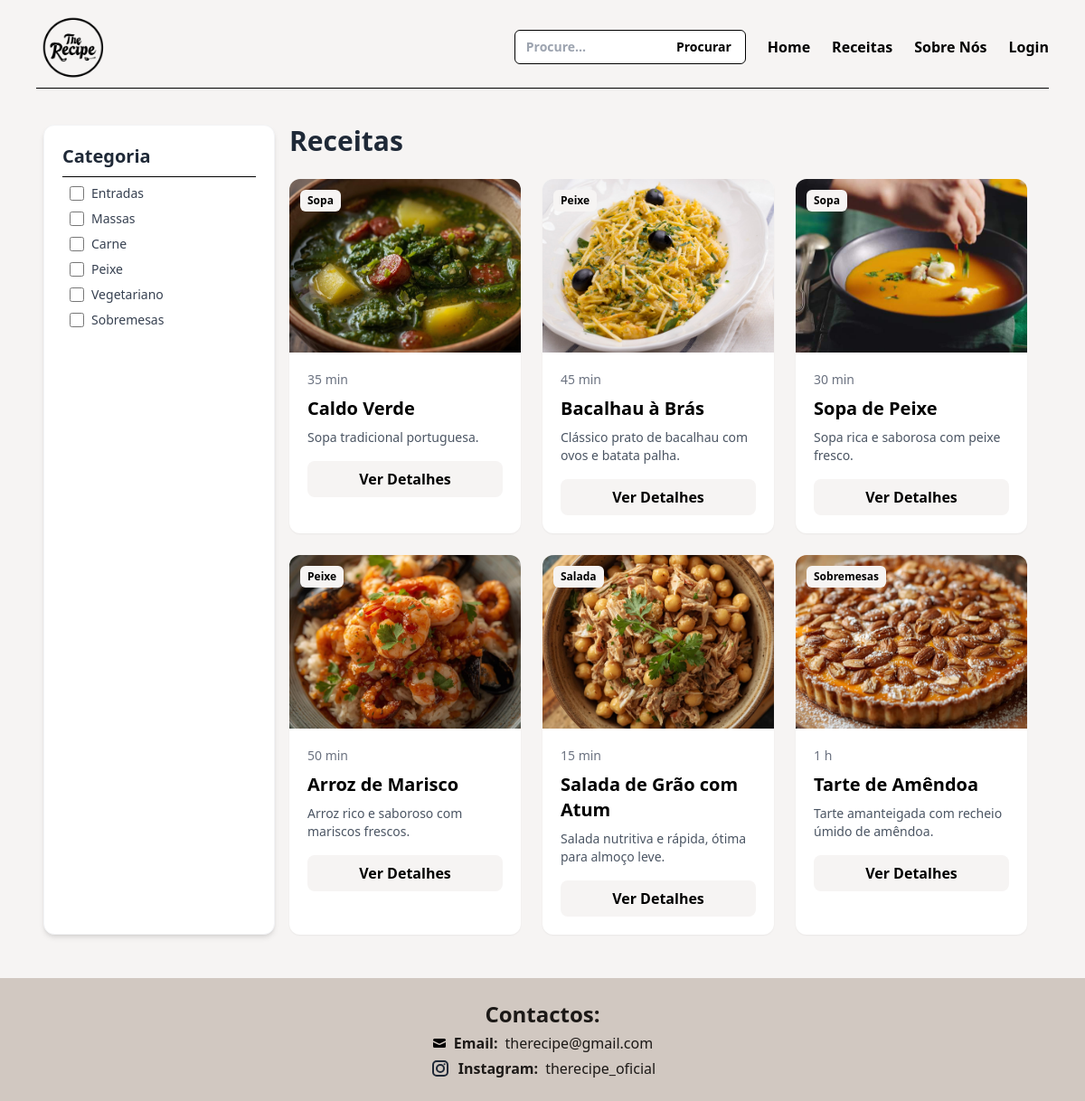
Page /receitas.php on the earlier database version.
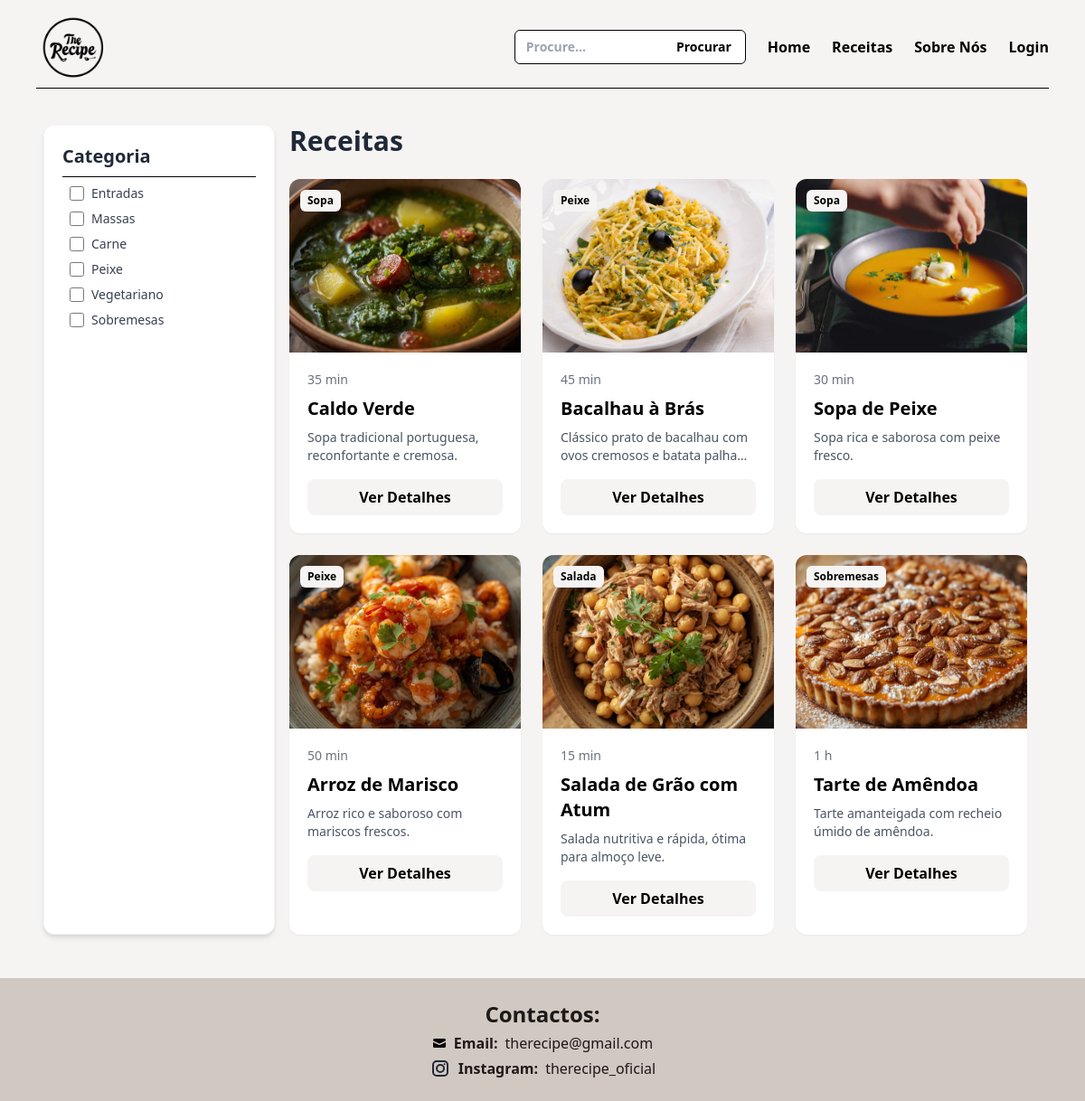
Same page on the later database version.
### tables this page shows
CREATE TABLE IF NOT EXISTS `receitas` (
  `id` int NOT NULL AUTO_INCREMENT,
  `nome` varchar(100) NOT NULL,
  `tempo` varchar(50) DEFAULT NULL,
  `ingredientes` text,
  `preparacao` text,
  `imagem` varchar(128) DEFAULT NULL,
  `categoria` varchar(100) DEFAULT NULL,
  `descricao` text,
  `quantidade` int DEFAULT NULL,
  `orcamento` varchar(50) DEFAULT NULL,
  PRIMARY KEY (`id`)
);

### receitas.php (the view, shortened to what this page needs)
<?php
require('ajax/connection.php');
$busca = $_GET['busca'] ?? '';
?>
<!DOCTYPE html>
<html lang="pt-pt">
<head>
    <script src="https://cdn.tailwindcss.com"></script>
</head>
<body class="bg-[#F6F4F3] min-h-screen flex flex-col">
    <?php require('includes/nav.php'); ?>
    <div class="flex-grow px-12 py-8">
        <div class="flex">
            <div class="hidden md:block lg:w-64 sticky top-4 bg-white p-5 rounded-xl shadow-md border border-gray-100">
                <h2 class="font-bold text-xl text-gray-800">Categoria</h2>
                <div class="border-b border-black my-2"></div>
                <div class="flex items-center m-2">
                    <input type="checkbox" id="entradas" name="categorias" value="Entradas" class="categoria-checkbox w-4 h-4 text-green-600 bg-gray-100 border-gray-300 focus:ring-green-500">
                    <label for="entradas" class="mx-2 text-sm font-medium text-gray-700 cursor-pointer">Entradas</label>
                </div>
                <div class="flex items-center m-2">
                    <input type="checkbox" id="massas" name="categorias" value="Massas" class="categoria-checkbox w-4 h-4 text-green-600 bg-gray-100 border-gray-300 focus:ring-green-500">
                    <label for="massas" class="mx-2 text-sm font-medium text-gray-700 cursor-pointer">Massas</label>
                </div>
                <div class="flex items-center m-2">
                    <input type="checkbox" id="carne" name="categorias" value="Carne" class="categoria-checkbox w-4 h-4 text-green-600 bg-gray-100 border-gray-300 focus:ring-green-500">
                    <label for="carne" class="mx-2 text-sm font-medium text-gray-700 cursor-pointer">Carne</label>
                </div>
                <div class="flex items-center m-2">
                    <input type="checkbox" id="peixe" name="categorias" value="Peixe" class="categoria-checkbox w-4 h-4 text-green-600 bg-gray-100 border-gray-300 focus:ring-green-500">
                    <label for="peixe" class="mx-2 text-sm font-medium text-gray-700 cursor-pointer">Peixe</label>
                </div>
                <div class="flex items-center m-2">
                    <input type="checkbox" id="vegetariano" name="categorias" value="Vegetariano" class="categoria-checkbox w-4 h-4 text-green-600 bg-gray-100 border-gray-300 focus:ring-green-500">
                    <label for="vegetariano" class="mx-2 text-sm font-medium text-gray-700 cursor-pointer">Vegetariano</label>
                </div>
                <div class="flex items-center m-2">
                    <input type="checkbox" id="sobremesas" name="categorias" value="Sobremesas" class="categoria-checkbox w-4 h-4 text-green-600 bg-gray-100 border-gray-300 focus:ring-green-500">
                    <label for="sobremesas" class="mx-2 text-sm font-medium text-gray-700 cursor-pointer">Sobremesas</label>
                </div>
            </div>
            <?php
                if ($busca != '') {
                    $sql = "SELECT * FROM receitas WHERE nome LIKE :busca";
                    $stmt = $dbh->prepare($sql);
                    $stmt->bindValue(':busca', "%$busca%");
                } else {
                    $sql = "SELECT * FROM receitas";
                    $stmt = $dbh->prepare($sql);
                }
                $stmt->execute();
            ?>
            <div class="flex-1 md:px-4">
                <h1 class="text-3xl font-bold mb-6 text-gray-800">Receitas</h1>
                <div class="grid grid-cols-1 sm:grid-cols-2 md:grid-cols-3 gap-6">
                    <?php while($receita = $stmt->fetchObject()):
                        $idReceita = $receita->id;
                        $nome = $receita->nome;
                        $imagem = $receita->imagem;
                        $tempo = $receita->tempo;
                        $categoria = $receita->categoria;
                        $descricao = $receita->descricao;
                    ?>
                    <div class="receita bg-white rounded-xl shadow-sm overflow-hidden relative group"data-categoria="<?= $categoria ?>">
                        <img src="imagem/<?= $imagem ?>" alt="<?= $nome ?>" class="w-full h-48 object-cover group-hover:scale-105 transition-transform duration-300">
                        <span class="absolute top-3 left-3 bg-[#F6F4F3] text-black text-xs font-bold px-2 py-1 rounded-md"><?= $categoria ?></span>
                        <div class="p-5">
                            <span class="text-sm text-gray-500 mb-2 block"><?= $tempo ?></span>
                            <h3 class="text-xl font-bold mb-2"><?= $nome ?></h3>
                            <p class="text-gray-600 text-sm line-clamp-2 mb-4"><?= $descricao ?></p>
                            <a href="receita.php?receita=<?= $idReceita ?>" class="block py-2 bg-[#F6F4F3] text-black font-semibold rounded-lg text-center hover:bg-[#B09B80]">Ver Detalhes</a>
                        </div>
                    </div>
                    <?php endwhile; ?>
                </div>
            </div>
        </div>
    </div>
    <?php require('includes/footer.php'); ?>
</body>
</html>

### includes/nav.php (shortened to what this page needs)
<nav class="px-4 sm:px-10 pt-4">
  <div class="flex items-center justify-between gap-4">
    <a href="index.php" class="w-16 sm:w-20">
      <img src="imagem/The Recipe - logo.png" alt="The Recipe">
    </a>
    <div class="hidden md:flex items-center gap-6 font-bold">
      <form action="receitas.php" method="GET" class="hidden md:block relative w-48 lg:w-64">
        <input type="text" name="busca" placeholder="Procure..." required class="w-full text-sm border border-black rounded-md pl-3 pr-20 py-2">
        <button type="submit" class="absolute right-1 top-1/2 -translate-y-1/2 px-3 py-1 text-sm rounded hover:bg-[#B09B80] hover:text-white">
          Procurar
        </button>
      </form>
      <a href="index.php" class="hover:text-[#5A5957]">Home</a>
      <a href="receitas.php" class="hover:text-[#5A5957]">Receitas</a>
      <a href="sobre.php" class="hover:text-[#5A5957]">Sobre Nós</a>
      <?php if (!empty($_SESSION['ligado'])): ?>
        <a href="favoritos.php" class="hover:text-[#5A5957]">Favoritos</a>
        <div class="relative">
          <span id="avatar-btn" class="cursor-pointer flex items-center justify-center h-10 w-10 rounded-full bg-[#B09B80] text-white text-sm">
            <?= $_SESSION['iniciais'] ?>
          </span>
          <div id="avatar-menu" class="absolute right-0 mt-2 w-48 bg-white border rounded-lg shadow-lg hidden">
            <div class="px-4 py-2 border-b">Olá, <?= $_SESSION['nome'] ?></div>
            <a href="admin/dashboard.php" class="block px-4 py-2 hover:bg-gray-50">Dashboard</a>
            <a href="auth/logout.php" class="block px-4 py-2 text-red-600 hover:bg-red-50">Logout</a>
          </div>
        </div>
      <?php else: ?>
        <a href="login.php" class="hover:text-[#5A5957]">Login</a>
      <?php endif; ?>
    </div>
  </div>
  <hr class="border-black my-2">
</nav>

### includes/footer.php (shortened to what this page needs)
<footer class="mt-4 py-6 bg-[#D1C8C1]">
    <div class="text-center max-w-3xl mx-auto px-2 sm:px-6">
        <h1 class="text-stone-900 text-xl sm:text-2xl font-bold">Contactos:</h1>
        <div class="flex flex-col sm:flex-row justify-center items-center gap-1 sm:gap-6">
            <div class="flex items-center gap-2">
                <p class="text-stone-900 text-base font-bold">Email:</p>
                <p class="text-stone-900 text-base break-all">therecipe@gmail.com</p>
            </div>
        </div>
        <div class="flex flex-col sm:flex-row justify-center items-center ">
            <div class="flex items-center gap-2">
                <p class="text-stone-900 text-base font-bold">Instagram:</p>
                <p class="text-stone-900 text-base">therecipe_oficial</p>
            </div>
            </div>
        </div>
</footer>

Differences in the rows shown:
changed receitas "Caldo Verde": descricao "Sopa tradicional portuguesa." → "Sopa tradicional portuguesa, reconfortante e cremosa."
changed receitas "Bacalhau à Brás": descricao "Clássico prato de bacalhau com ovos e batata palha." → "Clássico prato de bacalhau com ovos cremosos e batata…"
